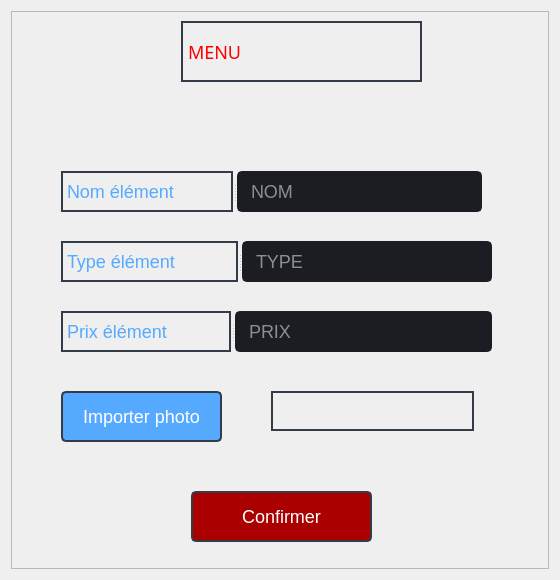
<?xml version="1.0" encoding="UTF-8"?>
<ui version="4.0">
 <class>menu</class>
 <widget class="QDialog" name="menu">
  <property name="geometry">
   <rect>
    <x>0</x>
    <y>0</y>
    <width>560</width>
    <height>580</height>
   </rect>
  </property>
  <property name="windowTitle">
   <string>Menu</string>
  </property>
  <property name="styleSheet">
   <string notr="true">background-color: rgb(40, 44, 52);
QDialog {background: transparent; }
QToolTip {
	color: #ffffff;
	background-color: rgba(27, 29, 35, 160);
	border: 1px solid rgb(40, 40, 40);
	border-radius: 2px;
}
*{
	
	font-size:18px;
};
border-radius: 5px;
gridline-color: transparent;
border-bottom: 1px solid rgb(44, 49, 60);
color: rgb(255, 96, 96);
QMainWindow {background: transparent; }
QToolTip {
	color: #ffffff;
	background-color: rgba(27, 29, 35, 160);
	border: 1px solid rgb(40, 40, 40);
	border-radius: 2px;
}</string>
  </property>
  <layout class="QHBoxLayout" name="horizontalLayout">
   <item>
    <widget class="QFrame" name="frame">
     <property name="styleSheet">
      <string notr="true">background-color: rgb(40, 44, 52);/* LINE EDIT */
QLineEdit {
	background-color: rgb(27, 29, 35);
	border-radius: 5px;
	border: 2px solid rgb(27, 29, 35);
	padding-left: 10px;
}
QLineEdit:hover {
	border: 2px solid rgb(64, 71, 88);
}
QLineEdit:focus {
	border: 2px solid rgb(91, 101, 124);
}

/* SCROLL BARS */
QScrollBar:horizontal {
    border: none;
    background: rgb(52, 59, 72);
    height: 14px;
    margin: 0px 21px 0 21px;
	border-radius: 0px;
}
QScrollBar::handle:horizontal {
    background: rgb(85, 170, 255);
    min-width: 25px;
	border-radius: 7px
}
QScrollBar::add-line:horizontal {
    border: none;
    background: rgb(55, 63, 77);
    width: 20px;
	border-top-right-radius: 7px;
    border-bottom-right-radius: 7px;
    subcontrol-position: right;
    subcontrol-origin: margin;
}
QScrollBar::sub-line:horizontal {
    border: none;
    background: rgb(55, 63, 77);
    width: 20px;
	border-top-left-radius: 7px;
    border-bottom-left-radius: 7px;
    subcontrol-position: left;
    subcontrol-origin: margin;
}
QScrollBar::up-arrow:horizontal, QScrollBar::down-arrow:horizontal
{
     background: none;
}
QScrollBar::add-page:horizontal, QScrollBar::sub-page:horizontal
{
     background: none;
}
 QScrollBar:vertical {
	border: none;
    background: rgb(52, 59, 72);
    width: 14px;
    margin: 21px 0 21px 0;
	border-radius: 0px;
 }
 QScrollBar::handle:vertical {	
	background: rgb(85, 170, 255);
    min-height: 25px;
	border-radius: 7px
 }
 QScrollBar::add-line:vertical {
     border: none;
    background: rgb(55, 63, 77);
     height: 20px;
	border-bottom-left-radius: 7px;
    border-bottom-right-radius: 7px;
     subcontrol-position: bottom;
     subcontrol-origin: margin;
 }
 QScrollBar::sub-line:vertical {
	border: none;
    background: rgb(55, 63, 77);
     height: 20px;
	border-top-left-radius: 7px;
    border-top-right-radius: 7px;
     subcontrol-position: top;
     subcontrol-origin: margin;
 }
 QScrollBar::up-arrow:vertical, QScrollBar::down-arrow:vertical {
     background: none;
 }

 QScrollBar::add-page:vertical, QScrollBar::sub-page:vertical {
     background: none;
 }

/* CHECKBOX */
QCheckBox::indicator {
    border: 3px solid rgb(52, 59, 72);
	width: 15px;
	height: 15px;
	border-radius: 10px;
    background: rgb(44, 49, 60);
}
QCheckBox::indicator:hover {
    border: 3px solid rgb(58, 66, 81);
}
QCheckBox::indicator:checked {
    background: 3px solid rgb(52, 59, 72);
	border: 3px solid rgb(52, 59, 72);	
	background-image: url(:/16x16/icons/16x16/cil-check-alt.png);
}

/* RADIO BUTTON */
QRadioButton::indicator {
    border: 3px solid rgb(52, 59, 72);
	width: 15px;
	height: 15px;
	border-radius: 10px;
    background: rgb(44, 49, 60);
}
QRadioButton::indicator:hover {
    border: 3px solid rgb(58, 66, 81);
}
QRadioButton::indicator:checked {
    background: 3px solid rgb(94, 106, 130);
	border: 3px solid rgb(52, 59, 72);	
}

/* COMBOBOX */
QComboBox{
	background-color: rgb(27, 29, 35);
	border-radius: 5px;
	border: 2px solid rgb(27, 29, 35);
	padding: 5px;
	padding-left: 10px;
}
QComboBox:hover{
	border: 2px solid rgb(64, 71, 88);
}
QComboBox::drop-down {
	subcontrol-origin: padding;
	subcontrol-position: top right;
	width: 25px; 
	border-left-width: 3px;
	border-left-color: rgba(39, 44, 54, 150);
	border-left-style: solid;
	border-top-right-radius: 3px;
	border-bottom-right-radius: 3px;	
	background-image: url(:/16x16/icons/16x16/cil-arrow-bottom.png);
	background-position: center;
	background-repeat: no-reperat;
 }
QComboBox QAbstractItemView {
	color: rgb(85, 170, 255);	
	background-color: rgb(27, 29, 35);
	padding: 10px;
	selection-background-color: rgb(39, 44, 54);
}

/* SLIDERS */
QSlider::groove:horizontal {
    border-radius: 9px;
    height: 18px;
	margin: 0px;
	background-color: rgb(52, 59, 72);
}
QSlider::groove:horizontal:hover {
	background-color: rgb(55, 62, 76);
}
QSlider::handle:horizontal {
    background-color: rgb(85, 170, 255);
    border: none;
    height: 18px;
    width: 18px;
    margin: 0px;
	border-radius: 9px;
}
QSlider::handle:horizontal:hover {
    background-color: rgb(105, 180, 255);
}
QSlider::handle:horizontal:pressed {
    background-color: rgb(65, 130, 195);
}

QSlider::groove:vertical {
    border-radius: 9px;
    width: 18px;
    margin: 0px;
	background-color: rgb(52, 59, 72);
}
QSlider::groove:vertical:hover {
	background-color: rgb(55, 62, 76);
}
QSlider::handle:vertical {
    background-color: rgb(85, 170, 255);
	border: none;
    height: 18px;
    width: 18px;
    margin: 0px;
	border-radius: 9px;
}
QSlider::handle:vertical:hover {
    background-color: rgb(105, 180, 255);
}
QSlider::handle:vertical:pressed {
    background-color: rgb(65, 130, 195);
}
QTableWidget{
	background-color: rgb(255, 255, 255);
}
QDialog {background: transparent; }
QToolTip {
	color: #ffffff;
	background-color: rgba(27, 29, 35, 160);
	border: 1px solid rgb(40, 40, 40);
	border-radius: 2px;
}
*{
	
	font-size:18px;
}

</string>
     </property>
     <property name="frameShape">
      <enum>QFrame::StyledPanel</enum>
     </property>
     <property name="frameShadow">
      <enum>QFrame::Raised</enum>
     </property>
     <widget class="QPushButton" name="pushButton_43">
      <property name="geometry">
       <rect>
        <x>180</x>
        <y>480</y>
        <width>181</width>
        <height>51</height>
       </rect>
      </property>
      <property name="minimumSize">
       <size>
        <width>150</width>
        <height>30</height>
       </size>
      </property>
      <property name="font">
       <font>
        <family>Segoe UI</family>
        <pointsize>9</pointsize>
       </font>
      </property>
      <property name="styleSheet">
       <string notr="true">QPushButton {
	color: rgb(255, 255, 255);
	border: 2px solid rgb(52, 59, 72);
	border-radius: 5px;	
	
	background-color: rgb(170, 0, 0);

}
QPushButton:hover {
	background-color: rgb(57, 65, 80);
	border: 2px solid rgb(61, 70, 86);
}
QPushButton:pressed {	
	background-color: rgb(35, 40, 49);
	border: 2px solid rgb(43, 50, 61);
}</string>
      </property>
      <property name="text">
       <string>Confirmer</string>
      </property>
      <property name="icon">
       <iconset>
        <normaloff>:/16x16/icons/16x16/cil-folder-open.png</normaloff>:/16x16/icons/16x16/cil-folder-open.png</iconset>
      </property>
     </widget>
     <widget class="QLabel" name="label_16">
      <property name="geometry">
       <rect>
        <x>170</x>
        <y>10</y>
        <width>241</width>
        <height>61</height>
       </rect>
      </property>
      <property name="font">
       <font>
        <family>Orbitron</family>
        <pointsize>20</pointsize>
        <weight>9</weight>
        <italic>false</italic>
        <bold>false</bold>
       </font>
      </property>
      <property name="styleSheet">
       <string notr="true">
color: rgb(255, 0, 0);

border:2px solid  rgb(52, 59, 72);
font: 75 20pt &quot;Orbitron&quot;;
</string>
      </property>
      <property name="text">
       <string>MENU</string>
      </property>
     </widget>
     <widget class="QSplitter" name="splitter">
      <property name="geometry">
       <rect>
        <x>50</x>
        <y>230</y>
        <width>431</width>
        <height>41</height>
       </rect>
      </property>
      <property name="orientation">
       <enum>Qt::Horizontal</enum>
      </property>
      <widget class="QLabel" name="label_13">
       <property name="font">
        <font>
         <pointsize>11</pointsize>
        </font>
       </property>
       <property name="styleSheet">
        <string notr="true">color : rgb(85, 170, 255);

border:2px solid  rgb(52, 59, 72);
</string>
       </property>
       <property name="text">
        <string>Type élément</string>
       </property>
      </widget>
      <widget class="QLineEdit" name="lineEdit_7">
       <property name="minimumSize">
        <size>
         <width>0</width>
         <height>30</height>
        </size>
       </property>
       <property name="styleSheet">
        <string notr="true">QLineEdit {
color : rgb(255, 255, 255);
	background-color: rgb(27, 29, 35);
	border-radius: 5px;
	border: 2px solid rgb(27, 29, 35);
	padding-left: 10px;
}
QLineEdit:hover {
	border: 2px solid rgb(64, 71, 88);
}
QLineEdit:focus {
	border: 2px solid rgb(91, 101, 124);
}</string>
       </property>
       <property name="text">
        <string/>
       </property>
       <property name="placeholderText">
        <string>TYPE</string>
       </property>
      </widget>
     </widget>
     <widget class="QSplitter" name="splitter_2">
      <property name="geometry">
       <rect>
        <x>50</x>
        <y>160</y>
        <width>421</width>
        <height>41</height>
       </rect>
      </property>
      <property name="orientation">
       <enum>Qt::Horizontal</enum>
      </property>
      <widget class="QLabel" name="label_15">
       <property name="font">
        <font>
         <pointsize>11</pointsize>
        </font>
       </property>
       <property name="styleSheet">
        <string notr="true">color : rgb(85, 170, 255);

border:2px solid  rgb(52, 59, 72);
</string>
       </property>
       <property name="text">
        <string>Nom élément</string>
       </property>
      </widget>
      <widget class="QLineEdit" name="lineEdit_9">
       <property name="minimumSize">
        <size>
         <width>0</width>
         <height>30</height>
        </size>
       </property>
       <property name="styleSheet">
        <string notr="true">QLineEdit {
color : rgb(255, 255, 255);
	background-color: rgb(27, 29, 35);
	border-radius: 5px;
	border: 2px solid rgb(27, 29, 35);
	padding-left: 10px;
}
QLineEdit:hover {
	border: 2px solid rgb(64, 71, 88);
}
QLineEdit:focus {
	border: 2px solid rgb(91, 101, 124);
}</string>
       </property>
       <property name="text">
        <string/>
       </property>
       <property name="placeholderText">
        <string>NOM</string>
       </property>
      </widget>
     </widget>
     <widget class="QSplitter" name="splitter_4">
      <property name="geometry">
       <rect>
        <x>50</x>
        <y>300</y>
        <width>431</width>
        <height>41</height>
       </rect>
      </property>
      <property name="orientation">
       <enum>Qt::Horizontal</enum>
      </property>
      <widget class="QLabel" name="label_17">
       <property name="font">
        <font>
         <pointsize>11</pointsize>
        </font>
       </property>
       <property name="styleSheet">
        <string notr="true">color : rgb(85, 170, 255);

border:2px solid  rgb(52, 59, 72);
</string>
       </property>
       <property name="text">
        <string>Prix élément</string>
       </property>
      </widget>
      <widget class="QLineEdit" name="lineEdit_10">
       <property name="minimumSize">
        <size>
         <width>0</width>
         <height>30</height>
        </size>
       </property>
       <property name="styleSheet">
        <string notr="true">QLineEdit {
color : rgb(255, 255, 255);
	background-color: rgb(27, 29, 35);
	border-radius: 5px;
	border: 2px solid rgb(27, 29, 35);
	padding-left: 10px;
}
QLineEdit:hover {
	border: 2px solid rgb(64, 71, 88);
}
QLineEdit:focus {
	border: 2px solid rgb(91, 101, 124);
}</string>
       </property>
       <property name="inputMethodHints">
        <set>Qt::ImhDigitsOnly</set>
       </property>
       <property name="text">
        <string/>
       </property>
       <property name="placeholderText">
        <string>PRIX</string>
       </property>
      </widget>
     </widget>
     <widget class="QPushButton" name="pushButton_105">
      <property name="geometry">
       <rect>
        <x>50</x>
        <y>380</y>
        <width>161</width>
        <height>51</height>
       </rect>
      </property>
      <property name="minimumSize">
       <size>
        <width>150</width>
        <height>30</height>
       </size>
      </property>
      <property name="font">
       <font>
        <family>Segoe UI</family>
       </font>
      </property>
      <property name="styleSheet">
       <string notr="true">QPushButton {
	color: rgb(255, 255, 255);
	border: 2px solid rgb(52, 59, 72);
	border-radius: 5px;	
	
	background-color: rgb(85, 170, 255);

}
QPushButton:hover {
	background-color: rgb(57, 65, 80);
	border: 2px solid rgb(61, 70, 86);
}
QPushButton:pressed {	
	background-color: rgb(35, 40, 49);
	border: 2px solid rgb(43, 50, 61);
}</string>
      </property>
      <property name="text">
       <string>Importer photo</string>
      </property>
      <property name="icon">
       <iconset>
        <normaloff>:/16x16/icons/16x16/cil-folder-open.png</normaloff>:/16x16/icons/16x16/cil-folder-open.png</iconset>
      </property>
     </widget>
     <widget class="QLabel" name="label_21">
      <property name="geometry">
       <rect>
        <x>260</x>
        <y>380</y>
        <width>203</width>
        <height>40</height>
       </rect>
      </property>
      <property name="font">
       <font>
        <pointsize>11</pointsize>
       </font>
      </property>
      <property name="styleSheet">
       <string notr="true">color : rgb(85, 170, 255);

border:2px solid  rgb(52, 59, 72);
</string>
      </property>
      <property name="text">
       <string/>
      </property>
     </widget>
    </widget>
   </item>
  </layout>
 </widget>
 <resources/>
 <connections/>
</ui>
